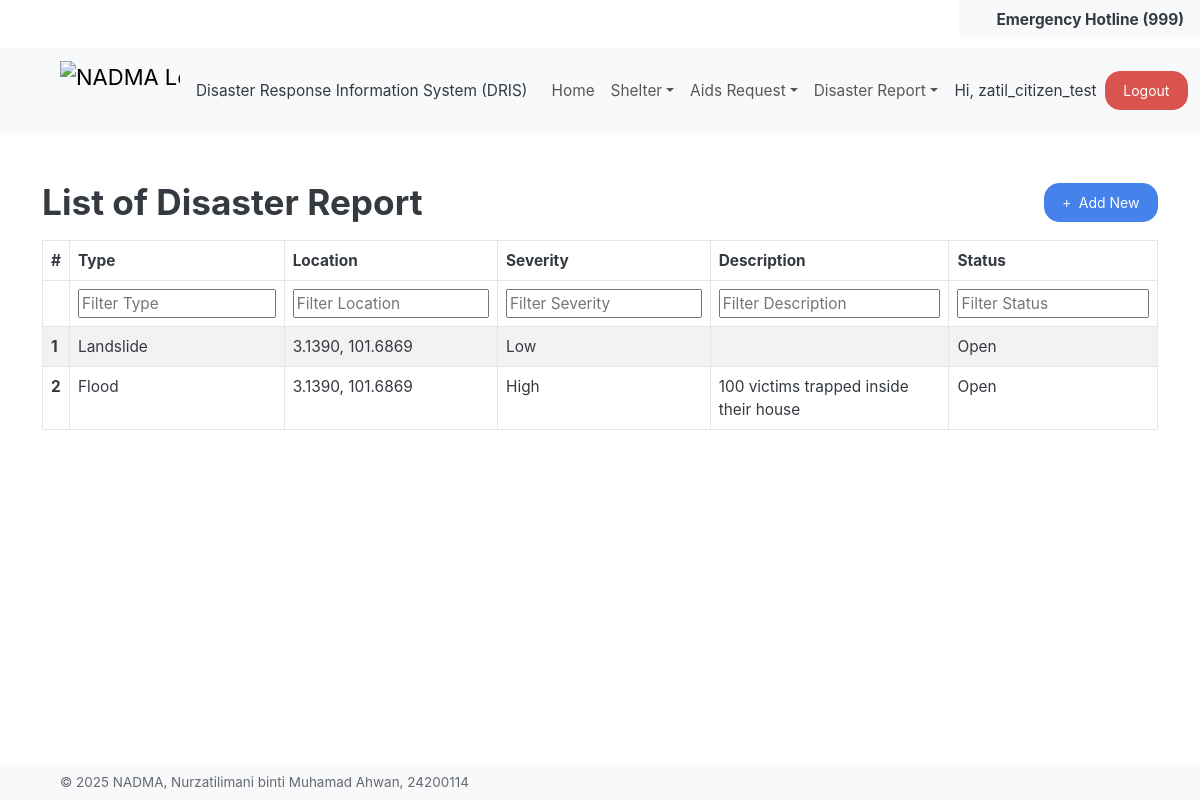
Page /disaster-reporting/list (signed in) on the committed database.
### UserManagement/models.py (models this page shows, shortened)
class CustomUser(AbstractUser):
    phone_number = models.CharField(max_length=15, blank=True, null=True)
    role = models.ForeignKey(Role, on_delete=models.SET_NULL, null=True, blank=True, related_name='users')
    created_at = models.DateTimeField(auto_now_add=True)

### DisasterReporting/models.py (models this page shows, shortened)
class DisasterReport(models.Model):
    id= models.AutoField(primary_key=True)
    reporter_name = models.ForeignKey(Citizen, on_delete=models.CASCADE, related_name='disaster_reports')
    disaster_type = models.CharField(max_length=100)
    gps_coordinates = models.CharField(max_length=100, help_text='Enter GPS coordinates in the format: latitude,longitude')
    severity_level = models.CharField(max_length=50, choices=[
        ('Low', 'Low'),
        ('Medium', 'Medium'),
        ('High', 'High'),
        ('Critical', 'Critical'),
    ], default='Low', help_text='Select the severity level of the disaster')
    description = models.TextField(blank=True, null=True)
    date_reported = models.DateTimeField(auto_now_add=True)
    status = models.CharField(max_length=50, default='Open', choices=[
        ('Open', 'Open'),
        ('In Progress', 'In Progress'),
        ('Resolved', 'Resolved'),
        ('Closed', 'Closed'),
    ])
    updated_at = models.DateTimeField(auto_now=True)
    updated_by = models.ForeignKey(CustomUser, on_delete=models.SET_NULL, null=True, blank=True, related_name='disaster_reports_updated')

### DisasterReporting/views.py (the view, shortened to what this page needs)
# urls.py: path("list", DisasterReportView.as_view(), name="disaster_report_list"),
class DisasterReportView(View):
    def get(self, request):
        reports = DisasterReport.objects.all()
        columns = get_disaster_report_columns()
        edit_id = request.GET.get('edit')
        show_modal = False
        data = request.GET if request.GET else None
        fieldConfig = get_disaster_report_field_config(data=data, request=request)
        user_role = ''
        if request.user.is_authenticated and hasattr(request.user, 'role') and request.user.role:
            user_role = request.user.role.name.lower()
        return render(request, 'disaster-report/index.html', {
            'data': reports,
            'columns': columns,
            'fieldConfig': fieldConfig,
            'show_modal': show_modal,
            'edit_id': edit_id or '',
            'user_role': user_role,
        })

### DisasterReporting/views.py (called while the page is built)
def get_disaster_report_columns():
    return [
        {'key': 'disaster_type', 'label': 'Type'},
        {'key': 'gps_coordinates', 'label': 'Location'},
        {'key': 'severity_level', 'label': 'Severity'},
        {'key': 'description', 'label': 'Description'},
        {'key': 'status', 'label': 'Status'},
        {
            'label': 'Action',
            'type': 'action',
            'actions': [
                {
                    'url_name': '',
                    'label': 'Edit',
                    'class': 'btn-info'
                }
            ]
        }
    ]

### common/templatetags/shared_extras.py (called while the page is built)
@register.filter
def get_item(obj, key):
    if isinstance(obj, dict):
        return obj.get(key)
    return getattr(obj, key, None)

### templates/disaster-report/index.html (shortened to what this page needs)
{% extends "base.html" %}
{% block content %}
<div class="container mt-3">
  <div class="d-flex align-items-center mb-3">
    <h2 class="flex-grow-1 mb-0">List of Disaster Report</h2>
    {% if request.user.is_authenticated and request.user.role and request.user.role.name|lower == "citizens" %}
      <a href="#" class="btn btn-primary ms-3" data-bs-toggle="modal" data-bs-target="#addAidRequestModal">
        <i class="fas fa-plus me-1"></i> Add New
      </a>
    {% endif %}
  </div>
  {% include "components/table/table.html" with columns=columns data=data %}
</div>
{% endblock %}

### templates/base/navigation.html (shortened to what this page needs)
{% load static %}
<nav class="navbar navbar-expand-lg bg-body-tertiary" data-bs-theme="light">
  <div class="container-fluid ms-5">
    <a class="navbar-brand" href="#">
      <img
        src="{% static 'img/nadma-logo.png' %}"
        alt="NADMA Logo"
        width="120"
        height="60"
        class="d-inline-block align-top"
      />
    </a>
    <span>Disaster Response Information System (DRIS)</span>
    <div class="collapse navbar-collapse ms-3" id="navbarColor01">
      <ul class="navbar-nav me-auto">
        <li class="nav-item">
          <a
            class="nav-link {% if request.path == '/' %}active{% endif %}"
            href="{% url 'home' %}"
          >
            Home
          </a>
        </li>
        <li class="nav-item dropdown">
          <a
            class="nav-link dropdown-toggle"
            data-bs-toggle="dropdown"
            href="#"
            role="button"
            aria-haspopup="true"
            aria-expanded="false"
            >Shelter</a
          >
        </li>
        {% if request.user.is_authenticated %}
           {% if request.user.role and request.user.role.name == 'authorities' or request.user.role.name == 'citizens' %}
          <li class="nav-item dropdown">
            <a
              class="nav-link dropdown-toggle"
              data-bs-toggle="dropdown"
              href="#"
              role="button"
              aria-haspopup="true"
              aria-expanded="false"
              >Aids Request</a
            >
          </li>
          {% endif %}
            {% if request.user.role and request.user.role.name == 'authorities' or request.user.role.name == 'citizens' %}
             <li class="nav-item dropdown">
            <a
              class="nav-link dropdown-toggle"
              data-bs-toggle="dropdown"
              href="#"
              role="button"
              aria-haspopup="true"
              aria-expanded="false"
              >Disaster Report</a
            >
          </li>
            {% endif %}
        {% endif %}
      </ul>
  <div class="d-flex align-items-center">
  {% if not request.user.is_authenticated %}
    <a class="btn btn-success me-2" href="{% url 'auth:login' %}">Login</a>
    <a class="btn btn-primary" href="{% url 'auth:register' %}">Register</a>
  {% else %}
    <span class="me-2 align-middle">Hi, {{ request.user.username }}</span>
    <a class="btn btn-danger align-middle" href="{% url 'auth:logout' %}">Logout</a>
  {% endif %}
</div>
    </div>
  </div>
</nav>

### templates/components/table/table.html (shortened to what this page needs)
{% load shared_extras %}
<link rel="stylesheet" href="https://cdn.datatables.net/1.13.7/css/dataTables.bootstrap5.min.css"/>
<table id="datatable" class="table table-striped table-bordered">
  <thead>
    <tr>
      <th>#</th>
      {% for col in columns %}
        {% if col.type == "action" %}
          {% if user_role == "authorities" %}
            <th>{{ col.label }}</th>
          {% endif %}
        {% else %}
          <th>{{ col.label }}</th>
        {% endif %}
      {% endfor %}
    </tr>
    <tr>
      <th></th>
      {% for col in columns %}
        {% if col.type == "action" %}
          {% if user_role == "authorities" %}
            <th></th>
          {% endif %}
        {% else %}
          <th><input type="text" placeholder="Filter {{ col.label }}" style="width: 100%;"/></th>
        {% endif %}
      {% endfor %}
    </tr>
  </thead>
 <tbody>
    {% for row in data %}
      <tr>
        <th scope="row">{{ forloop.counter }}</th>
        {% for col in columns %}
          {% if col.type == "action" %}
            {% if user_role == "authorities" %}
              <td>
                {% for action in col.actions %}
                  {% if action.label == "Edit" %}
                    <a href="?edit={{ row.id }}" class="btn {{ action.class|default:'btn-primary' }}">
                      <i class="fas fa-pencil-alt"></i> Edit
                    </a>
                  {% elif action.label == "View Volunteers" %}
                    <a href="{% url action.url_name row.id %}" class="btn btn-md {{ action.class|default:'btn-primary' }} mt-3">
                      <i class="fas fa-users"></i> View Volunteers
                    </a>
                  {% elif action.label == "Assign to Task" %}
                    {% if task.status != "running" %}
                      <span class="badge rounded-pill bg-secondary">Assignment Closed</span>
                    {% elif row.assigned %}
                      <span class="badge rounded-pill bg-success">Assigned</span>
                    {% else %}
                      <form method="post" action="{% url 'volunteer:assign_volunteer_to_task' task.id row.id %}" style="display:inline;">
                        {% csrf_token %}
                        <button type="submit" class="btn btn-md btn-warning">
                          <i class="fas fa-user-plus"></i> Assign to Task
                        </button>
                      </form>
                    {% endif %}
                  {% else %}
                    <a href="" class="btn  {{ action.class|default:'btn-primary' }}">{{ action.label }}</a>
                  {% endif %}
                {% endfor %}
              </td>
            {% endif %}
          {% else %}
            <td>{{ row|get_item:col.key }}</td>
          {% endif %}
        {% endfor %}
      </tr>
    {% endfor %}
</tbody>
</table>

### rows in the picture
CustomUser: user.username "zatil_citizen_test"
DisasterReport: columns "Landslide" "3.1390, 101.6869" "Low" "Open"
DisasterReport: columns "Flood" "3.1390, 101.6869" "High" "100 victims trapped inside their house" "Open"

### other values in the picture
{{ col.label }} "Type" "Location" "Severity" "Description" "Status"
